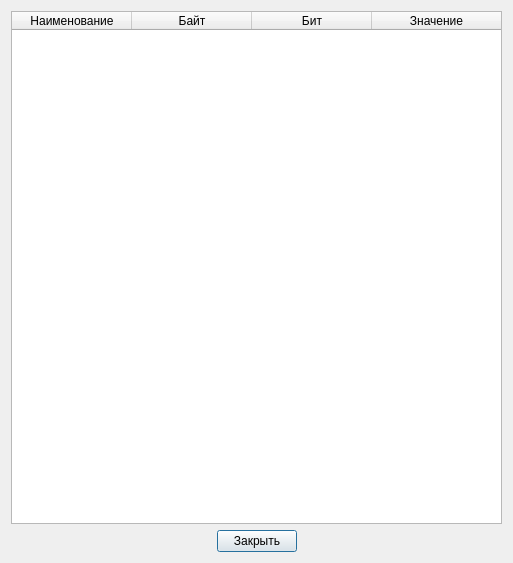
<?xml version="1.0" encoding="UTF-8"?>
<ui version="4.0">
 <class>DlgAdvanced</class>
 <widget class="QDialog" name="DlgAdvanced">
  <property name="geometry">
   <rect>
    <x>0</x>
    <y>0</y>
    <width>513</width>
    <height>563</height>
   </rect>
  </property>
  <property name="windowTitle">
   <string>Данные от ...</string>
  </property>
  <layout class="QGridLayout" name="gridLayout">
   <item row="0" column="0">
    <widget class="QTableWidget" name="tableWidget">
     <property name="sizePolicy">
      <sizepolicy hsizetype="Expanding" vsizetype="Expanding">
       <horstretch>0</horstretch>
       <verstretch>0</verstretch>
      </sizepolicy>
     </property>
     <property name="horizontalScrollBarPolicy">
      <enum>Qt::ScrollBarAlwaysOff</enum>
     </property>
     <property name="editTriggers">
      <set>QAbstractItemView::NoEditTriggers</set>
     </property>
     <property name="selectionMode">
      <enum>QAbstractItemView::NoSelection</enum>
     </property>
     <property name="cornerButtonEnabled">
      <bool>false</bool>
     </property>
     <attribute name="horizontalHeaderDefaultSectionSize">
      <number>120</number>
     </attribute>
     <attribute name="horizontalHeaderMinimumSectionSize">
      <number>30</number>
     </attribute>
     <attribute name="horizontalHeaderStretchLastSection">
      <bool>true</bool>
     </attribute>
     <attribute name="verticalHeaderVisible">
      <bool>false</bool>
     </attribute>
     <attribute name="verticalHeaderDefaultSectionSize">
      <number>20</number>
     </attribute>
     <attribute name="verticalHeaderMinimumSectionSize">
      <number>16</number>
     </attribute>
     <column>
      <property name="text">
       <string>Наименование</string>
      </property>
     </column>
     <column>
      <property name="text">
       <string>Байт</string>
      </property>
     </column>
     <column>
      <property name="text">
       <string>Бит</string>
      </property>
     </column>
     <column>
      <property name="text">
       <string>Значение</string>
      </property>
     </column>
    </widget>
   </item>
   <item row="1" column="0">
    <layout class="QHBoxLayout" name="horizontalLayout">
     <item>
      <spacer name="horizontalSpacer">
       <property name="orientation">
        <enum>Qt::Horizontal</enum>
       </property>
       <property name="sizeHint" stdset="0">
        <size>
         <width>40</width>
         <height>20</height>
        </size>
       </property>
      </spacer>
     </item>
     <item>
      <widget class="QPushButton" name="pushClose">
       <property name="text">
        <string>Закрыть</string>
       </property>
      </widget>
     </item>
     <item>
      <spacer name="horizontalSpacer_2">
       <property name="orientation">
        <enum>Qt::Horizontal</enum>
       </property>
       <property name="sizeHint" stdset="0">
        <size>
         <width>40</width>
         <height>20</height>
        </size>
       </property>
      </spacer>
     </item>
    </layout>
   </item>
  </layout>
 </widget>
 <resources/>
 <connections>
  <connection>
   <sender>pushClose</sender>
   <signal>clicked()</signal>
   <receiver>DlgAdvanced</receiver>
   <slot>hide()</slot>
   <hints>
    <hint type="sourcelabel">
     <x>252</x>
     <y>543</y>
    </hint>
    <hint type="destinationlabel">
     <x>256</x>
     <y>281</y>
    </hint>
   </hints>
  </connection>
 </connections>
</ui>
